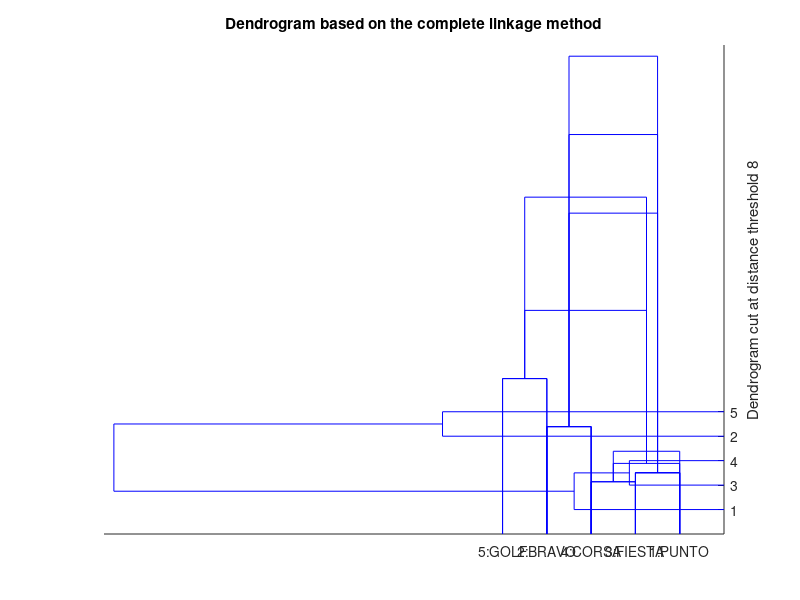

The MATLAB script that drew this image: (Note: this script raises an error after producing the figure.)
%% Input preparation
% Vector containing the elements above the main diagonal of the
% distance matrix (see slides)
distanze=[13.123 2.506 17.060 15.628 4.391 19.542];
labels={'1:A', '2:B', '3:C', '4:D'};

%% Clustering with the single linkage method and dendrogram
out=linkage(distanze,'single');
% dendrogram(out);

dendrogram(out,'Labels',labels)
title('Dendrogram based on the single linkage method')
ylabel('Distance levels at which aggregation occurs')

%% Clustering with the complete linkage method and dendrogram
out=linkage(distanze,'complete');
% dendrogram(out);
dendrogram(out,'labels',labels);
title('Dendrogram based on the complete linkage method')
ylabel('Distance levels at which aggregation occurs')

%% Clustering with the average linkage method and dendrogram
out=linkage(distanze,'average');
dendrogram(out);
title('Dendrogram based on the average linkage method')
ylabel('Distance levels at which aggregation occurs')

%% Example: 5 car models
% Vector containing the elements above the main diagonal of the
% distance matrix (see slides)
distanze=[10.842 3.384 2.888 9.146 13.777 12.646 6.356 2.137 12.081 10.950];
labels={'1:PUNTO', '2:BRAVO', '3:FIESTA', '4:CORSA', '5:GOLF'};

%% Clustering with the single linkage method and dendrogram
out=linkage(distanze,'single');
dendrogram(out,'labels',labels);
title('Dendrogram based on the single linkage method')

%% Clustering with the complete linkage method and dendrogram
out=linkage(distanze,'complete');
dendrogram(out,'labels',labels);
title('Dendrogram based on the complete linkage method')

%% Cutting the dendrogram
cutoff=8;
% To build a customized dendrogram with different colors depending
% on the threshold
dendrogram(out,'ColorThreshold',cutoff,'Orientation','left');
ylabel('Dendrogram cut at distance threshold 8')

% Cutting the dendrogram and allocating units to different groups
idx=cluster(out,'cutoff',cutoff,'Criterion','distance');

disp(idx)
% Comment: units 1, 3, and 4 (Punto, Fiesta, and Corsa) form one group.
% The other two units, 2 and 5 (Bravo and Golf), form another group.

% Display unit labels and group membership
disp(strcat(num2str(idx),'--',labels'))

%% New MATLAB 2024b option
% ShowCut (true/false)
cutoff=4;
dendrogram(out,'labels',labels,'ColorThreshold',cutoff, ...
    'ShowCut',true);

%% New MATLAB 2024b options
% 'ShowMarkers', true, 'ClusterIndices', idx
% Units appear with a different symbol and color depending on the group
% they belong to
idx=cluster(out,'cutoff',cutoff,'Criterion','distance');
dendrogram(out,'labels',labels,'ColorThreshold',cutoff, ...
    'ShowCut',true,'ShowMarkers',true,'ClusterIndices',idx);
